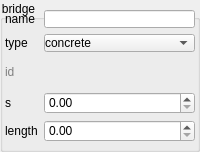
<?xml version="1.0" encoding="UTF-8"?>
<ui version="4.0">
 <class>BridgeSettings</class>
 <widget class="QWidget" name="BridgeSettings">
  <property name="geometry">
   <rect>
    <x>0</x>
    <y>0</y>
    <width>200</width>
    <height>152</height>
   </rect>
  </property>
  <property name="sizePolicy">
   <sizepolicy hsizetype="Preferred" vsizetype="Preferred">
    <horstretch>0</horstretch>
    <verstretch>0</verstretch>
   </sizepolicy>
  </property>
  <property name="minimumSize">
   <size>
    <width>0</width>
    <height>0</height>
   </size>
  </property>
  <property name="windowTitle">
   <string>Form</string>
  </property>
  <property name="autoFillBackground">
   <bool>false</bool>
  </property>
  <property name="styleSheet">
   <string notr="true">padding: 0px;
min-width: 0em;</string>
  </property>
  <layout class="QGridLayout" name="gridLayout_2">
   <property name="leftMargin">
    <number>0</number>
   </property>
   <property name="topMargin">
    <number>0</number>
   </property>
   <property name="rightMargin">
    <number>0</number>
   </property>
   <property name="bottomMargin">
    <number>0</number>
   </property>
   <item row="0" column="0">
    <widget class="QGroupBox" name="groupBox">
     <property name="sizePolicy">
      <sizepolicy hsizetype="Preferred" vsizetype="Preferred">
       <horstretch>0</horstretch>
       <verstretch>0</verstretch>
      </sizepolicy>
     </property>
     <property name="title">
      <string>bridge</string>
     </property>
     <layout class="QGridLayout" name="gridLayout">
      <property name="leftMargin">
       <number>4</number>
      </property>
      <property name="rightMargin">
       <number>4</number>
      </property>
      <item row="0" column="2">
       <layout class="QHBoxLayout" name="horizontalLayout">
        <item>
         <widget class="QLineEdit" name="nameBox">
          <property name="autoFillBackground">
           <bool>false</bool>
          </property>
         </widget>
        </item>
       </layout>
      </item>
      <item row="3" column="0">
       <widget class="QLabel" name="junctionLabel">
        <property name="text">
         <string>s</string>
        </property>
       </widget>
      </item>
      <item row="1" column="0">
       <widget class="QLabel" name="label_9">
        <property name="text">
         <string>type</string>
        </property>
       </widget>
      </item>
      <item row="0" column="0">
       <widget class="QLabel" name="nameLabel">
        <property name="text">
         <string>name</string>
        </property>
       </widget>
      </item>
      <item row="4" column="0">
       <widget class="QLabel" name="label">
        <property name="text">
         <string>length</string>
        </property>
        <property name="alignment">
         <set>Qt::AlignLeading|Qt::AlignLeft|Qt::AlignVCenter</set>
        </property>
       </widget>
      </item>
      <item row="1" column="2">
       <widget class="QComboBox" name="typeComboBox">
        <item>
         <property name="text">
          <string>concrete</string>
         </property>
        </item>
        <item>
         <property name="text">
          <string>steel</string>
         </property>
        </item>
        <item>
         <property name="text">
          <string>brick</string>
         </property>
        </item>
        <item>
         <property name="text">
          <string>wood</string>
         </property>
        </item>
       </widget>
      </item>
      <item row="3" column="2">
       <layout class="QHBoxLayout" name="horizontalLayout_3">
        <item>
         <widget class="QDoubleSpinBox" name="sSpinBox">
          <property name="maximum">
           <double>99999.990000000005239</double>
          </property>
         </widget>
        </item>
       </layout>
      </item>
      <item row="2" column="0">
       <widget class="QLabel" name="label_2">
        <property name="styleSheet">
         <string notr="true">color: gray;</string>
        </property>
        <property name="text">
         <string>id</string>
        </property>
       </widget>
      </item>
      <item row="4" column="2">
       <widget class="QDoubleSpinBox" name="lengthSpinBox">
        <property name="minimum">
         <double>0.000000000000000</double>
        </property>
        <property name="maximum">
         <double>99999.000000000000000</double>
        </property>
       </widget>
      </item>
      <item row="2" column="2">
       <widget class="QLabel" name="idLabel">
        <property name="styleSheet">
         <string notr="true">color: gray;</string>
        </property>
        <property name="text">
         <string/>
        </property>
       </widget>
      </item>
     </layout>
    </widget>
   </item>
  </layout>
 </widget>
 <tabstops>
  <tabstop>nameBox</tabstop>
 </tabstops>
 <resources/>
 <connections/>
</ui>
